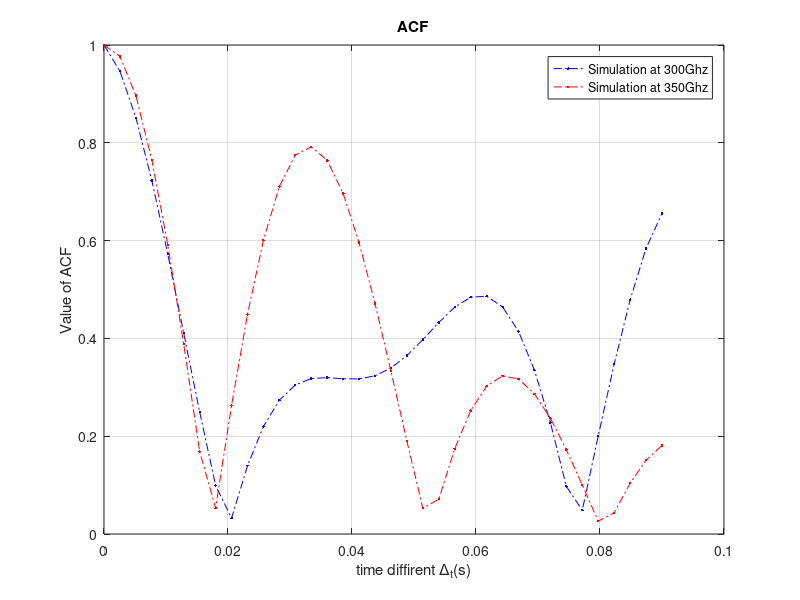

Write MATLAB code to recreate this figure.
clc
clear all
close all

% Load data
load 300GHz_timediff.mat
%ACF

time=count;
t=linspace(0,delta_t*(time),time);
rho_corr=zeros(1,time);
rho_Los=zeros(1,time);rho_NLos=zeros(1,time);
% for i=1:time-1
%     sum_NLos=0;
%     sigma1=f*1e9*(to_Los(i)-to_Los(i+1))+delta_f*to_Los(i+1);
%     rho_Los(i)=(K/(K+1))*h_Los(i)*conj(h_Los(i+1))*exp(2j*pi*sigma1);
%     %for n=1:N
%         %for nn=1:N
%         n=1;nn=1;
%             for m=1:number_ray(n,i)
%                 for mm=1:number_ray(n,i+1)
%                     sigma2=f*1e9*(to_pq_nm(m,n,i)-to_pq_nm(mm,nn,i+1))+delta_f*to_pq_nm(mm,nn,i+1);
%                     sum_NLos = sum_NLos + P_remain_f*h_NLos(m,n,i)*conj(h_NLos(mm,nn,i+1))*exp(2j*pi*sigma2);
%                 end
%             end
%         %end
%     %end
%     rho_NLos1(i)=(P_remain/(K+1))*mean(sum_NLos);
%     
% end
for i=1:count
    sum_NLos=0;
    n=1;nn=1;
    for m=1:number_ray(n,1)
        for mm=1:number_ray(n,i)
            sigma2=f*1e9*(to_pq_nm(m,n,1)-to_pq_nm(mm,nn,i))+delta_f*to_pq_nm(mm,nn,i);
            sum_NLos = sum_NLos + P_remain_f*h_NLos(m,n,1)*conj(h_NLos(mm,nn,i))*exp(2j*pi*sigma2);
        end
    end
    rho_NLos1(i)=(P_remain/(K+1))*mean(sum_NLos);
end
rho_corr1=abs(real(rho_NLos1));
rho_corr1=rho_corr1/rho_corr1(1);
plot(t,rho_corr1,'b.-.');
grid on
hold on

% Load data
load 350GHz_timediff.mat

% for i=1:time-1
%     sum_NLos=0;
%     sigma1=f*1e9*(to_Los(i)-to_Los(i+1))+delta_f*to_Los(i+1);
%     rho_Los(i)=(K/(K+1))*h_Los(i)*conj(h_Los(i+1))*exp(2j*pi*sigma1);
% %     for n=1:number_cluster(i)
% %         for nn=1:number_cluster(i+1)
%             n=1;nn=1;
%             for m=1:number_ray(n,i)
%                 for mm=1:number_ray(n,i+1)
%                     sigma2=f*1e9*(to_pq_nm(m,n,i)-to_pq_nm(mm,nn,i+1))+delta_f*to_pq_nm(mm,nn,i+1);
%                     sum_NLos = sum_NLos + P_remain_f*h_NLos(m,n,i)*conj(h_NLos(mm,nn,i+1))*exp(2j*pi*sigma2);
%                 end
%             end
% %         end
% %     end
%     rho_NLos2(i)=(P_remain/(K+1))*mean(sum_NLos);
% end
for i=1:count
    sum_NLos=0;
    n=1;nn=1;
    for m=1:number_ray(n,1)
        for mm=1:number_ray(n,i)
            sigma2=f*1e9*(to_pq_nm(m,n,1)-to_pq_nm(mm,nn,i))+delta_f*to_pq_nm(mm,nn,i);
            sum_NLos = sum_NLos + P_remain_f*h_NLos(m,n,1)*conj(h_NLos(mm,nn,i))*exp(2j*pi*sigma2);
        end
    end
    rho_NLos2(i)=(P_remain/(K+1))*mean(sum_NLos);
end
rho_corr2=abs(real(rho_NLos2));
rho_corr2=rho_corr2/rho_corr2(1);
plot(t,rho_corr2,'r.-.');
title('ACF');
xlabel('time diffirent \Delta_{t}(s)');
ylabel('Value of ACF');
legend('Simulation at 300Ghz','Simulation at 350Ghz');
